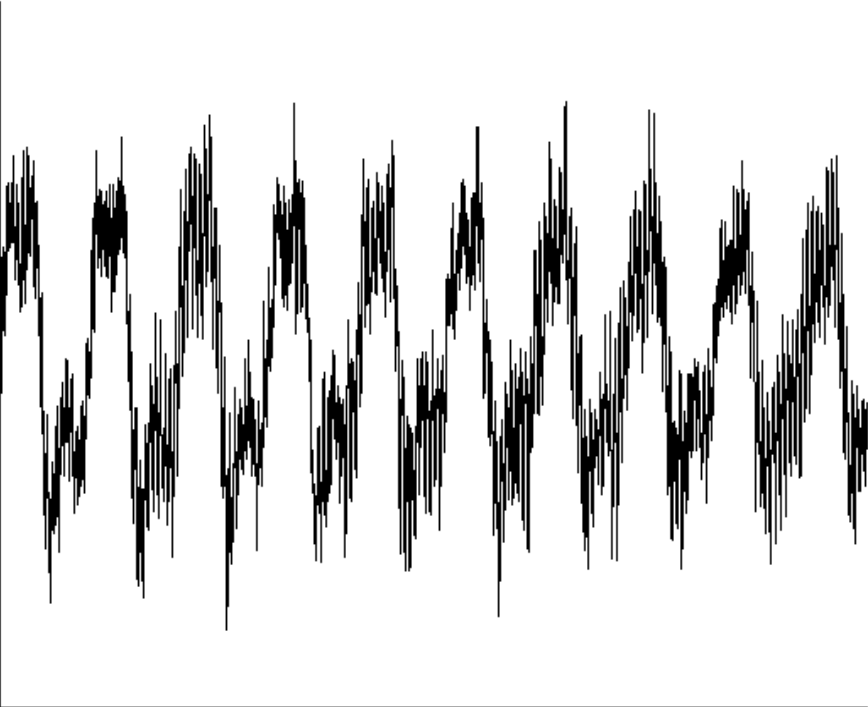
#> input picture Frec1.png, 868 x 707 px
$ python Frec.py
#> lines starting #> are read from the running program, lines starting #| are printed output that depends on the picture
import numpy as np
import matplotlib.pyplot as plt

rho = 7850
E = 2.1*10**11
L = 1.49
d = 1.38*10**-2
I = np.pi*d**4/64
A = np.pi*d**2/4

a = np.array([1.875, 4.694, 7.855, 10.996])
frec = a**2*np.sqrt(E*I/(rho*A*L**4))/(2*np.pi)

print('Primeras frecuencias normales')
for i in range(len(frec)):
    print(f'f{i + 1} = {frec[i]}')

a1 = np.array([1.875, 4.694])
frec_exp = np.array([4.8, 23.5])
E_exp = (frec_exp*2*np.pi/a1**2)**2*rho*A*L**4/I

print('Modulos de Young experimentales')
for i in range(len(frec_exp)):
    print(f'E{i + 1} = {E_exp[i]}')

print('Promedio de E')
print(f'{np.mean(E_exp)/1e11} +/- {np.std(E_exp)/1e11}')


b1 = plt.imread('Frec1.png')
#> b1 is the input picture: shape (707, 868, 4) float32; mean R, G, B, A 0.862, 0.862, 0.862, 1
b2 = plt.imread('Frec2.png')
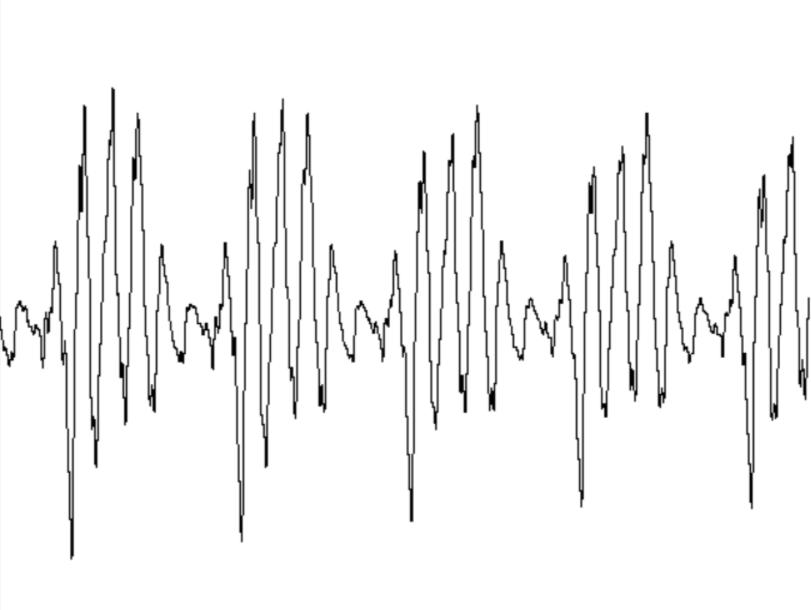
#> input picture Frec2.png, 811 x 610 px
#> b2 is the input picture: shape (610, 811, 4) float32; mean R, G, B, A 0.954, 0.954, 0.954, 1

valorx1 = np.linspace(60, 80, 10000)
valorx2 = np.linspace(0, 10, 10000)

plt.figure(figsize = (8, 8))
plt.imshow(b1, extent=[60, 80, -10, 10])
plt.xticks([60, 65, 70, 75, 80], [6.0, 6.5, 7.0, 7.5, 8.0])
plt.yticks([-10, -5, 0, 5, 10], [r'$-2 \times 10^3$', r'$-1 \times 10^3$', 0, r'$1 \times 10^3$', r'$2 \times 10^3$'])
plt.tick_params(labelsize = 12)
plt.xlabel(r'Tiempo ($s$)', fontsize = 15)
plt.ylabel(r'Amplitud', fontsize = 15)
plt.grid()

plt.figure(figsize = (8, 8))
plt.imshow(b1, alpha = 0.5, extent=[60, 80, -10, 10])
plt.plot(valorx1, 8*np.sin(valorx1*(2*np.pi*0.488) - 1.6), 'b-')
plt.xticks([60, 65, 70, 75, 80], [6.0, 6.5, 7.0, 7.5, 8.0])
plt.yticks([-10, -5, 0, 5, 10], [r'$-2 \times 10^3$', r'$-1 \times 10^3$', 0, r'$1 \times 10^3$', r'$2 \times 10^3$'])
plt.tick_params(labelsize = 12)
plt.xlabel(r'Tiempo ($s$)', fontsize = 15)
plt.ylabel(r'Amplitud', fontsize = 15)
plt.grid()

plt.figure(figsize = (8, 8))
plt.imshow(b2, extent=[0, 10.0, -5.0, 5.0])
plt.xticks([0, 2, 4, 6, 8, 10], [0.0, 0.2, 0.4, 0.6, 0.8, 1.0])
plt.yticks([-5, -2.5, 0, 2.5, 5], [r'$-3.0 \times 10^3$', r'$-1.5 \times 10^3$', 0, r'$1.5 \times 10^3$', r'$3.0 \times 10^3$'])
plt.tick_params(labelsize = 12)
plt.xlabel(r'Tiempo ($s$)', fontsize = 15)
plt.ylabel(r'Amplitud', fontsize = 15)
plt.grid()

plt.figure(figsize = (8, 8))
plt.imshow(b2, alpha = 0.5, extent=[0, 10.0, -5.0, 5.0])
plt.plot(valorx2, 4*np.sin(valorx2*(2*np.pi*0.48) + 4), 'b-')
plt.xticks([0, 2, 4, 6, 8, 10], [0.0, 0.2, 0.4, 0.6, 0.8, 1.0])
plt.yticks([-5, -2.5, 0, 2.5, 5], [r'$-3.0 \times 10^3$', r'$-1.5 \times 10^3$', 0, r'$1.5 \times 10^3$', r'$3.0 \times 10^3$'])
plt.tick_params(labelsize = 12)
plt.xlabel(r'Tiempo ($s$)', fontsize = 15)
plt.ylabel(r'Amplitud', fontsize = 15)
plt.grid()

plt.figure(figsize = (8, 8))
plt.imshow(b2, alpha = 0.5, extent=[0, 10.0, -5.0, 5.0])
plt.plot(valorx2, -2.5*np.sin(valorx2*(2*np.pi*2.85)), 'r-')
plt.xticks([0, 2, 4, 6, 8, 10], [0.0, 0.2, 0.4, 0.6, 0.8, 1.0])
plt.yticks([-5, -2.5, 0, 2.5, 5], [r'$-3.0 \times 10^3$', r'$-1.5 \times 10^3$', 0, r'$1.5 \times 10^3$', r'$3.0 \times 10^3$'])
plt.tick_params(labelsize = 12)
plt.xlabel(r'Tiempo ($s$)', fontsize = 15)
plt.ylabel(r'Amplitud', fontsize = 15)
plt.grid()

plt.show()
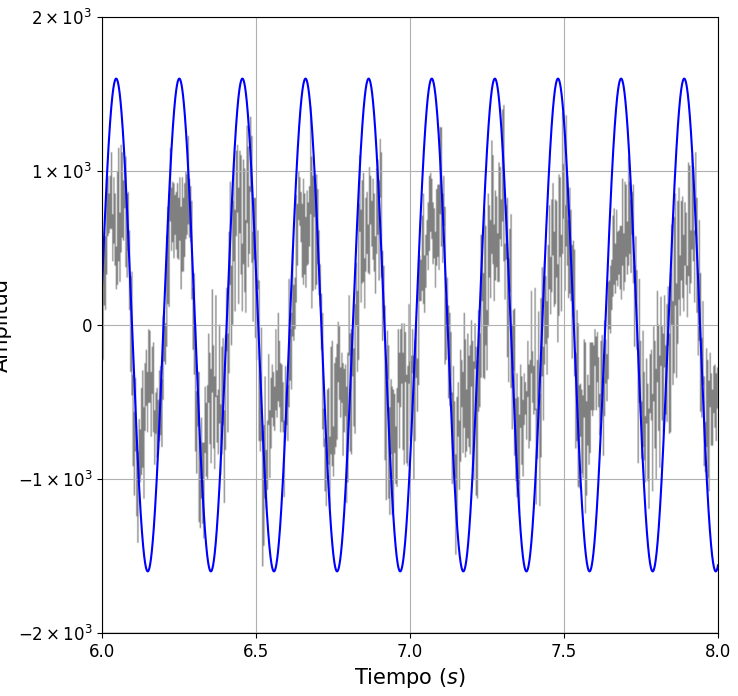
#> figure drawn by matplotlib, 1 panel
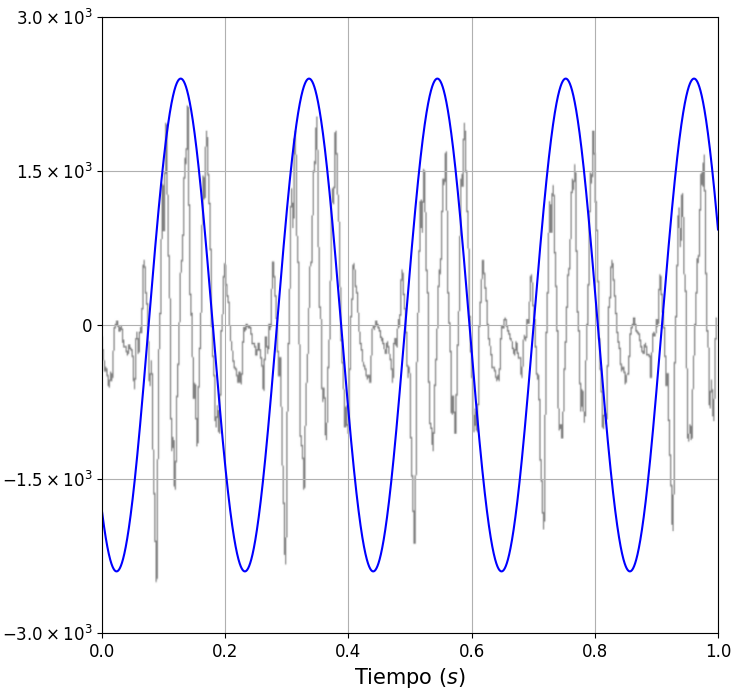
#> figure drawn by matplotlib, 1 panel
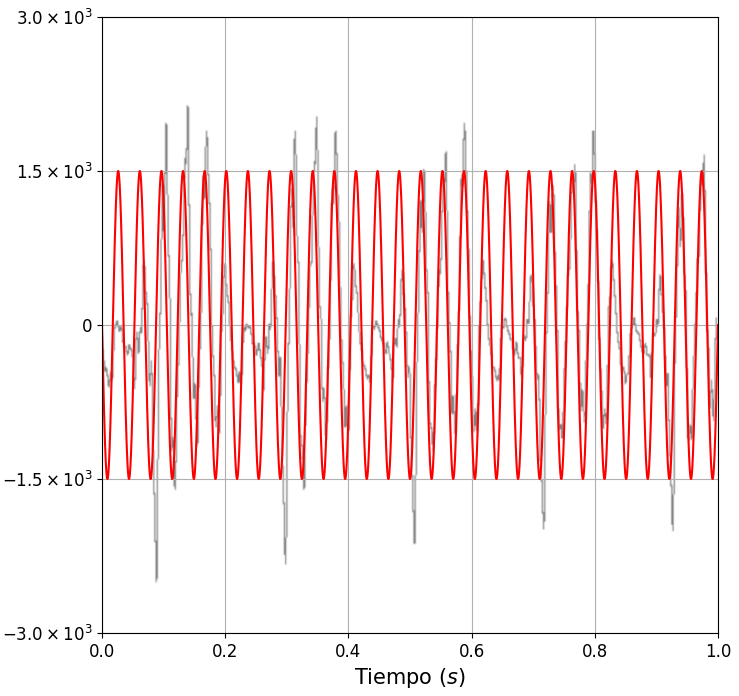
#> figure drawn by matplotlib, 1 panel
